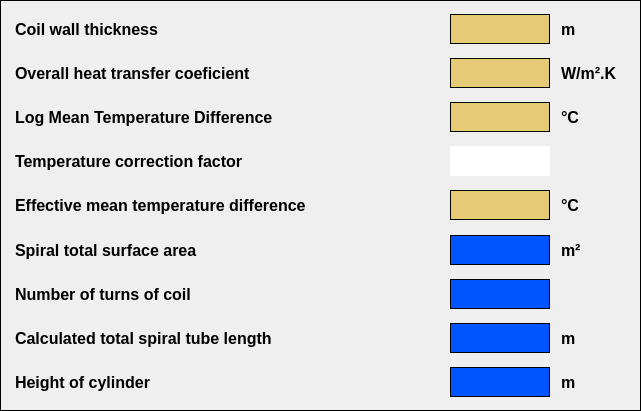
     <widget class="QWidget" name="widget_12" native="true">
      <property name="geometry">
       <rect>
        <x>366</x>
        <y>60</y>
        <width>641</width>
        <height>411</height>
       </rect>
      </property>
      <property name="styleSheet">
       <string notr="true">border: 1px solid black;</string>
      </property>
      <widget class="QWidget" name="widget_8" native="true">
       <property name="geometry">
        <rect>
         <x>10</x>
         <y>10</y>
         <width>621</width>
         <height>391</height>
        </rect>
       </property>
       <property name="styleSheet">
        <string notr="true">border-color: transparent;</string>
       </property>
       <widget class="QWidget" name="layoutWidget">
        <property name="geometry">
         <rect>
          <x>0</x>
          <y>0</y>
          <width>621</width>
          <height>391</height>
         </rect>
        </property>
        <layout class="QVBoxLayout" name="verticalLayout">
         <item>
          <layout class="QHBoxLayout" name="horizontalLayout_29">
           <item>
            <widget class="QLabel" name="label_7_1">
             <property name="minimumSize">
              <size>
               <width>400</width>
               <height>30</height>
              </size>
             </property>
             <property name="font">
              <font>
               <pointsize>12</pointsize>
               <weight>75</weight>
               <bold>true</bold>
              </font>
             </property>
             <property name="styleSheet">
              <string notr="true">border-color: transparent;</string>
             </property>
             <property name="text">
              <string>Coil wall thickness</string>
             </property>
             <property name="alignment">
              <set>Qt::AlignLeading|Qt::AlignLeft|Qt::AlignVCenter</set>
             </property>
            </widget>
           </item>
           <item>
            <spacer name="horizontalSpacer_148">
             <property name="orientation">
              <enum>Qt::Horizontal</enum>
             </property>
             <property name="sizeType">
              <enum>QSizePolicy::Expanding</enum>
             </property>
             <property name="sizeHint" stdset="0">
              <size>
               <width>40</width>
               <height>20</height>
              </size>
             </property>
            </spacer>
           </item>
           <item>
            <widget class="QLabel" name="label_Coil_wall_thickness">
             <property name="minimumSize">
              <size>
               <width>100</width>
               <height>30</height>
              </size>
             </property>
             <property name="maximumSize">
              <size>
               <width>100</width>
               <height>30</height>
              </size>
             </property>
             <property name="font">
              <font>
               <pointsize>12</pointsize>
               <weight>75</weight>
               <bold>true</bold>
              </font>
             </property>
             <property name="styleSheet">
              <string notr="true">background-color: rgb(230, 202, 118);
border: 1px solid black;</string>
             </property>
             <property name="text">
              <string/>
             </property>
            </widget>
           </item>
           <item>
            <widget class="QLabel" name="label_294">
             <property name="minimumSize">
              <size>
               <width>75</width>
               <height>30</height>
              </size>
             </property>
             <property name="maximumSize">
              <size>
               <width>75</width>
               <height>16777215</height>
              </size>
             </property>
             <property name="font">
              <font>
               <pointsize>12</pointsize>
               <weight>75</weight>
               <bold>true</bold>
              </font>
             </property>
             <property name="styleSheet">
              <string notr="true">border-color: transparent;</string>
             </property>
             <property name="text">
              <string>m</string>
             </property>
            </widget>
           </item>
          </layout>
         </item>
         <item>
          <layout class="QHBoxLayout" name="horizontalLayout_30">
           <item>
            <widget class="QLabel" name="label_7_2">
             <property name="minimumSize">
              <size>
               <width>400</width>
               <height>30</height>
              </size>
             </property>
             <property name="font">
              <font>
               <pointsize>12</pointsize>
               <weight>75</weight>
               <bold>true</bold>
              </font>
             </property>
             <property name="styleSheet">
              <string notr="true">border-color: transparent;</string>
             </property>
             <property name="text">
              <string>Overall heat transfer coeficient</string>
             </property>
             <property name="alignment">
              <set>Qt::AlignLeading|Qt::AlignLeft|Qt::AlignVCenter</set>
             </property>
            </widget>
           </item>
           <item>
            <spacer name="horizontalSpacer_152">
             <property name="orientation">
              <enum>Qt::Horizontal</enum>
             </property>
             <property name="sizeType">
              <enum>QSizePolicy::Expanding</enum>
             </property>
             <property name="sizeHint" stdset="0">
              <size>
               <width>40</width>
               <height>20</height>
              </size>
             </property>
            </spacer>
           </item>
           <item>
            <widget class="QLabel" name="label_Overall_heat_transfer_coeficient">
             <property name="minimumSize">
              <size>
               <width>100</width>
               <height>30</height>
              </size>
             </property>
             <property name="maximumSize">
              <size>
               <width>100</width>
               <height>30</height>
              </size>
             </property>
             <property name="font">
              <font>
               <pointsize>12</pointsize>
               <weight>75</weight>
               <bold>true</bold>
              </font>
             </property>
             <property name="styleSheet">
              <string notr="true">background-color: rgb(230, 202, 118);
border: 1px solid black;</string>
             </property>
             <property name="text">
              <string/>
             </property>
            </widget>
           </item>
           <item>
            <widget class="QLabel" name="label_306">
             <property name="minimumSize">
              <size>
               <width>75</width>
               <height>30</height>
              </size>
             </property>
             <property name="maximumSize">
              <size>
               <width>75</width>
               <height>16777215</height>
              </size>
             </property>
             <property name="font">
              <font>
               <pointsize>12</pointsize>
               <weight>75</weight>
               <bold>true</bold>
              </font>
             </property>
             <property name="styleSheet">
              <string notr="true">border-color: transparent;</string>
             </property>
             <property name="text">
              <string>W/m².K</string>
             </property>
            </widget>
           </item>
          </layout>
         </item>
         <item>
          <layout class="QHBoxLayout" name="horizontalLayout_31">
           <item>
            <widget class="QLabel" name="label_7_3">
             <property name="minimumSize">
              <size>
               <width>422</width>
               <height>30</height>
              </size>
             </property>
             <property name="font">
              <font>
               <pointsize>12</pointsize>
               <weight>75</weight>
               <bold>true</bold>
              </font>
             </property>
             <property name="styleSheet">
              <string notr="true">border-color: transparent;</string>
             </property>
             <property name="text">
              <string>Log Mean Temperature Difference</string>
             </property>
             <property name="alignment">
              <set>Qt::AlignLeading|Qt::AlignLeft|Qt::AlignVCenter</set>
             </property>
            </widget>
           </item>
           <item>
            <spacer name="horizontalSpacer_163">
             <property name="orientation">
              <enum>Qt::Horizontal</enum>
             </property>
             <property name="sizeType">
              <enum>QSizePolicy::Expanding</enum>
             </property>
             <property name="sizeHint" stdset="0">
              <size>
               <width>40</width>
               <height>20</height>
              </size>
             </property>
            </spacer>
           </item>
           <item>
            <widget class="QLabel" name="label_Log_mean_temperature_difference">
             <property name="minimumSize">
              <size>
               <width>100</width>
               <height>30</height>
              </size>
             </property>
             <property name="maximumSize">
              <size>
               <width>100</width>
               <height>30</height>
              </size>
             </property>
             <property name="font">
              <font>
               <pointsize>12</pointsize>
               <weight>75</weight>
               <bold>true</bold>
              </font>
             </property>
             <property name="styleSheet">
              <string notr="true">background-color: rgb(230, 202, 118);
border: 1px solid black;</string>
             </property>
             <property name="text">
              <string/>
             </property>
            </widget>
           </item>
           <item>
            <widget class="QLabel" name="label_328">
             <property name="minimumSize">
              <size>
               <width>75</width>
               <height>30</height>
              </size>
             </property>
             <property name="maximumSize">
              <size>
               <width>75</width>
               <height>16777215</height>
              </size>
             </property>
             <property name="font">
              <font>
               <pointsize>12</pointsize>
               <weight>75</weight>
               <bold>true</bold>
              </font>
             </property>
             <property name="styleSheet">
              <string notr="true">border-color: transparent;</string>
             </property>
             <property name="text">
              <string>°C</string>
             </property>
            </widget>
           </item>
          </layout>
         </item>
         <item>
          <layout class="QHBoxLayout" name="horizontalLayout_32">
           <item>
            <widget class="QLabel" name="label_7_4">
             <property name="minimumSize">
              <size>
               <width>400</width>
               <height>30</height>
              </size>
             </property>
             <property name="maximumSize">
              <size>
               <width>16777215</width>
               <height>16777215</height>
              </size>
             </property>
             <property name="font">
              <font>
               <pointsize>12</pointsize>
               <weight>75</weight>
               <bold>true</bold>
              </font>
             </property>
             <property name="styleSheet">
              <string notr="true">border-color: transparent;</string>
             </property>
             <property name="text">
              <string>Temperature correction factor</string>
             </property>
             <property name="alignment">
              <set>Qt::AlignLeading|Qt::AlignLeft|Qt::AlignVCenter</set>
             </property>
            </widget>
           </item>
           <item>
            <spacer name="horizontalSpacer_169">
             <property name="orientation">
              <enum>Qt::Horizontal</enum>
             </property>
             <property name="sizeType">
              <enum>QSizePolicy::Expanding</enum>
             </property>
             <property name="sizeHint" stdset="0">
              <size>
               <width>40</width>
               <height>20</height>
              </size>
             </property>
            </spacer>
           </item>
           <item>
            <widget class="QLineEdit" name="lineEdit_82">
             <property name="sizePolicy">
              <sizepolicy hsizetype="Preferred" vsizetype="Fixed">
               <horstretch>0</horstretch>
               <verstretch>0</verstretch>
              </sizepolicy>
             </property>
             <property name="minimumSize">
              <size>
               <width>100</width>
               <height>30</height>
              </size>
             </property>
             <property name="maximumSize">
              <size>
               <width>100</width>
               <height>16777215</height>
              </size>
             </property>
             <property name="font">
              <font>
               <pointsize>12</pointsize>
               <weight>75</weight>
               <bold>true</bold>
              </font>
             </property>
             <property name="styleSheet">
              <string notr="true">background-color: rgb(255, 255, 0);
border:1px solid black;

}
QLineEdit:hover{
background-color:rgb(255, 204, 0);</string>
             </property>
            </widget>
           </item>
           <item>
            <widget class="QLabel" name="label_330">
             <property name="minimumSize">
              <size>
               <width>75</width>
               <height>30</height>
              </size>
             </property>
             <property name="maximumSize">
              <size>
               <width>75</width>
               <height>16777215</height>
              </size>
             </property>
             <property name="font">
              <font>
               <pointsize>12</pointsize>
               <weight>75</weight>
               <bold>true</bold>
              </font>
             </property>
             <property name="styleSheet">
              <string notr="true">border-color: transparent;</string>
             </property>
             <property name="text">
              <string/>
             </property>
            </widget>
           </item>
          </layout>
         </item>
         <item>
          <layout class="QHBoxLayout" name="horizontalLayout_33">
           <item>
            <widget class="QLabel" name="label_7_5">
             <property name="minimumSize">
              <size>
               <width>400</width>
               <height>30</height>
              </size>
             </property>
             <property name="font">
              <font>
               <pointsize>12</pointsize>
               <weight>75</weight>
               <bold>true</bold>
              </font>
             </property>
             <property name="styleSheet">
              <string notr="true">border-color: transparent;</string>
             </property>
             <property name="text">
              <string>Effective mean temperature difference</string>
             </property>
             <property name="alignment">
              <set>Qt::AlignLeading|Qt::AlignLeft|Qt::AlignVCenter</set>
             </property>
            </widget>
           </item>
           <item>
            <spacer name="horizontalSpacer_12">
             <property name="orientation">
              <enum>Qt::Horizontal</enum>
             </property>
             <property name="sizeHint" stdset="0">
              <size>
               <width>40</width>
               <height>20</height>
              </size>
             </property>
            </spacer>
           </item>
           <item>
            <widget class="QLabel" name="label_Effective_mean_temperature_difference">
             <property name="minimumSize">
              <size>
               <width>100</width>
               <height>30</height>
              </size>
             </property>
             <property name="maximumSize">
              <size>
               <width>100</width>
               <height>30</height>
              </size>
             </property>
             <property name="font">
              <font>
               <pointsize>12</pointsize>
               <weight>75</weight>
               <bold>true</bold>
              </font>
             </property>
             <property name="styleSheet">
              <string notr="true">background-color: rgb(230, 202, 118);
border: 1px solid black;</string>
             </property>
             <property name="text">
              <string/>
             </property>
            </widget>
           </item>
           <item>
            <widget class="QLabel" name="label_354">
             <property name="minimumSize">
              <size>
               <width>75</width>
               <height>30</height>
              </size>
             </property>
             <property name="maximumSize">
              <size>
               <width>75</width>
               <height>16777215</height>
              </size>
             </property>
             <property name="font">
              <font>
               <pointsize>12</pointsize>
               <weight>75</weight>
               <bold>true</bold>
              </font>
             </property>
             <property name="styleSheet">
              <string notr="true">border-color: transparent;</string>
             </property>
             <property name="text">
              <string>°C</string>
             </property>
            </widget>
           </item>
          </layout>
         </item>
         <item>
          <layout class="QHBoxLayout" name="horizontalLayout_34">
           <item>
            <widget class="QLabel" name="label_7_6">
             <property name="minimumSize">
              <size>
               <width>400</width>
               <height>30</height>
              </size>
             </property>
             <property name="maximumSize">
              <size>
               <width>16777215</width>
               <height>16777215</height>
              </size>
             </property>
             <property name="font">
              <font>
               <pointsize>12</pointsize>
               <weight>75</weight>
               <bold>true</bold>
              </font>
             </property>
             <property name="styleSheet">
              <string notr="true">border-color: transparent;</string>
             </property>
             <property name="text">
              <string>Spiral total surface area</string>
             </property>
             <property name="alignment">
              <set>Qt::AlignLeading|Qt::AlignLeft|Qt::AlignVCenter</set>
             </property>
            </widget>
           </item>
           <item>
            <spacer name="horizontalSpacer_167">
             <property name="orientation">
              <enum>Qt::Horizontal</enum>
             </property>
             <property name="sizeType">
              <enum>QSizePolicy::Expanding</enum>
             </property>
             <property name="sizeHint" stdset="0">
              <size>
               <width>40</width>
               <height>20</height>
              </size>
             </property>
            </spacer>
           </item>
           <item>
            <widget class="QLabel" name="label_Spiral_total_surface_area">
             <property name="minimumSize">
              <size>
               <width>100</width>
               <height>30</height>
              </size>
             </property>
             <property name="maximumSize">
              <size>
               <width>100</width>
               <height>30</height>
              </size>
             </property>
             <property name="font">
              <font>
               <pointsize>12</pointsize>
               <weight>75</weight>
               <bold>true</bold>
              </font>
             </property>
             <property name="styleSheet">
              <string notr="true">background-color:rgb(0, 85, 255);
border: 1px solid black;</string>
             </property>
             <property name="text">
              <string/>
             </property>
            </widget>
           </item>
           <item>
            <widget class="QLabel" name="label_340">
             <property name="minimumSize">
              <size>
               <width>75</width>
               <height>30</height>
              </size>
             </property>
             <property name="maximumSize">
              <size>
               <width>75</width>
               <height>16777215</height>
              </size>
             </property>
             <property name="font">
              <font>
               <pointsize>12</pointsize>
               <weight>75</weight>
               <bold>true</bold>
              </font>
             </property>
             <property name="styleSheet">
              <string notr="true">border-color: transparent;</string>
             </property>
             <property name="text">
              <string>m²</string>
             </property>
            </widget>
           </item>
          </layout>
         </item>
         <item>
          <layout class="QHBoxLayout" name="horizontalLayout_28">
           <item>
            <widget class="QLabel" name="label_7_7">
             <property name="minimumSize">
              <size>
               <width>400</width>
               <height>30</height>
              </size>
             </property>
             <property name="maximumSize">
              <size>
               <width>16777215</width>
               <height>16777215</height>
              </size>
             </property>
             <property name="font">
              <font>
               <pointsize>12</pointsize>
               <weight>75</weight>
               <bold>true</bold>
              </font>
             </property>
             <property name="styleSheet">
              <string notr="true">border-color: transparent;</string>
             </property>
             <property name="text">
              <string>Number of turns of coil</string>
             </property>
             <property name="alignment">
              <set>Qt::AlignLeading|Qt::AlignLeft|Qt::AlignVCenter</set>
             </property>
            </widget>
           </item>
           <item>
            <spacer name="horizontalSpacer_166">
             <property name="orientation">
              <enum>Qt::Horizontal</enum>
             </property>
             <property name="sizeType">
              <enum>QSizePolicy::Expanding</enum>
             </property>
             <property name="sizeHint" stdset="0">
              <size>
               <width>40</width>
               <height>20</height>
              </size>
             </property>
            </spacer>
           </item>
           <item>
            <widget class="QLabel" name="label_Numbers_turns_coil">
             <property name="minimumSize">
              <size>
               <width>100</width>
               <height>30</height>
              </size>
             </property>
             <property name="maximumSize">
              <size>
               <width>100</width>
               <height>30</height>
              </size>
             </property>
             <property name="font">
              <font>
               <pointsize>12</pointsize>
               <weight>75</weight>
               <bold>true</bold>
              </font>
             </property>
             <property name="styleSheet">
              <string notr="true">background-color:rgb(0, 85, 255);
border: 1px solid black;</string>
             </property>
             <property name="text">
              <string/>
             </property>
            </widget>
           </item>
           <item>
            <widget class="QLabel" name="label_331">
             <property name="minimumSize">
              <size>
               <width>75</width>
               <height>30</height>
              </size>
             </property>
             <property name="maximumSize">
              <size>
               <width>75</width>
               <height>16777215</height>
              </size>
             </property>
             <property name="font">
              <font>
               <pointsize>12</pointsize>
               <weight>75</weight>
               <bold>true</bold>
              </font>
             </property>
             <property name="styleSheet">
              <string notr="true">border-color: transparent;</string>
             </property>
             <property name="text">
              <string/>
             </property>
            </widget>
           </item>
          </layout>
         </item>
         <item>
          <layout class="QHBoxLayout" name="horizontalLayout_35">
           <item>
            <widget class="QLabel" name="label_7_8">
             <property name="minimumSize">
              <size>
               <width>400</width>
               <height>30</height>
              </size>
             </property>
             <property name="maximumSize">
              <size>
               <width>16777215</width>
               <height>16777215</height>
              </size>
             </property>
             <property name="font">
              <font>
               <pointsize>12</pointsize>
               <weight>75</weight>
               <bold>true</bold>
              </font>
             </property>
             <property name="styleSheet">
              <string notr="true">border-color: transparent;</string>
             </property>
             <property name="text">
              <string>Calculated total spiral tube length</string>
             </property>
             <property name="alignment">
              <set>Qt::AlignLeading|Qt::AlignLeft|Qt::AlignVCenter</set>
             </property>
            </widget>
           </item>
           <item>
            <spacer name="horizontalSpacer_170">
             <property name="orientation">
              <enum>Qt::Horizontal</enum>
             </property>
             <property name="sizeType">
              <enum>QSizePolicy::Expanding</enum>
             </property>
             <property name="sizeHint" stdset="0">
              <size>
               <width>40</width>
               <height>20</height>
              </size>
             </property>
            </spacer>
           </item>
           <item>
            <widget class="QLabel" name="label_Calculated_spiral_tube_length">
             <property name="minimumSize">
              <size>
               <width>100</width>
               <height>30</height>
              </size>
             </property>
             <property name="maximumSize">
              <size>
               <width>100</width>
               <height>30</height>
              </size>
             </property>
             <property name="font">
              <font>
               <pointsize>12</pointsize>
               <weight>75</weight>
               <bold>true</bold>
              </font>
             </property>
             <property name="styleSheet">
              <string notr="true">background-color:rgb(0, 85, 255);
border: 1px solid black;</string>
             </property>
             <property name="text">
              <string/>
             </property>
            </widget>
           </item>
           <item>
            <widget class="QLabel" name="label_348">
             <property name="minimumSize">
              <size>
               <width>75</width>
               <height>30</height>
              </size>
             </property>
             <property name="maximumSize">
              <size>
               <width>75</width>
               <height>16777215</height>
              </size>
             </property>
             <property name="font">
              <font>
               <pointsize>12</pointsize>
               <weight>75</weight>
               <bold>true</bold>
              </font>
             </property>
             <property name="styleSheet">
              <string notr="true">border-color: transparent;</string>
             </property>
             <property name="text">
              <string>m</string>
             </property>
            </widget>
           </item>
          </layout>
         </item>
         <item>
          <layout class="QHBoxLayout" name="horizontalLayout_36">
           <item>
            <widget class="QLabel" name="label_7_9">
             <property name="minimumSize">
              <size>
               <width>400</width>
               <height>30</height>
              </size>
             </property>
             <property name="maximumSize">
              <size>
               <width>16777215</width>
               <height>16777215</height>
              </size>
             </property>
             <property name="font">
              <font>
               <pointsize>12</pointsize>
               <weight>75</weight>
               <bold>true</bold>
              </font>
             </property>
             <property name="styleSheet">
              <string notr="true">border-color: transparent;</string>
             </property>
             <property name="text">
              <string>Height of cylinder</string>
             </property>
             <property name="alignment">
              <set>Qt::AlignLeading|Qt::AlignLeft|Qt::AlignVCenter</set>
             </property>
            </widget>
           </item>
           <item>
            <spacer name="horizontalSpacer_171">
             <property name="orientation">
              <enum>Qt::Horizontal</enum>
             </property>
             <property name="sizeType">
              <enum>QSizePolicy::Expanding</enum>
             </property>
             <property name="sizeHint" stdset="0">
              <size>
               <width>40</width>
               <height>20</height>
              </size>
             </property>
            </spacer>
           </item>
           <item>
            <widget class="QLabel" name="label_Height_of_cylinder">
             <property name="minimumSize">
              <size>
               <width>100</width>
               <height>30</height>
              </size>
             </property>
             <property name="maximumSize">
              <size>
               <width>100</width>
               <height>30</height>
              </size>
             </property>
             <property name="font">
              <font>
               <pointsize>12</pointsize>
               <weight>75</weight>
               <bold>true</bold>
              </font>
             </property>
             <property name="styleSheet">
              <string notr="true">background-color:rgb(0, 85, 255);
border: 1px solid black;</string>
             </property>
             <property name="text">
              <string/>
             </property>
            </widget>
           </item>
           <item>
            <widget class="QLabel" name="label_351">
             <property name="minimumSize">
              <size>
               <width>75</width>
               <height>30</height>
              </size>
             </property>
             <property name="maximumSize">
              <size>
               <width>75</width>
               <height>16777215</height>
              </size>
             </property>
             <property name="font">
              <font>
               <pointsize>12</pointsize>
               <weight>75</weight>
               <bold>true</bold>
              </font>
             </property>
             <property name="styleSheet">
              <string notr="true">border-color: transparent;</string>
             </property>
             <property name="text">
              <string>m</string>
             </property>
            </widget>
           </item>
          </layout>
         </item>
        </layout>
       </widget>
      </widget>
     </widget>
